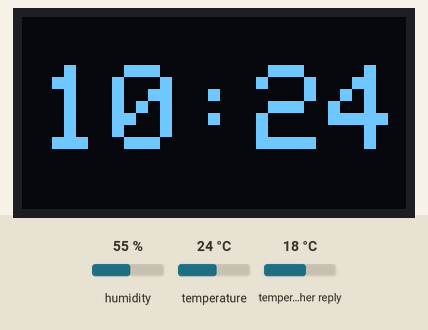
Recording of a sketch running on a simulated ESP8266 (NodeMCU). Parts: 128×64 one-colour display. Inputs (shaded band) come from the test bench; at power-on: humidity 55 %, temperature 24 °C, temperature in the weather reply 18 °C. WiFi joins after 1.5 s; servers stay silent unless stated; network time is answered at once with the bench clock; uploads are accepted with an empty reply; the local clock reads 2024-03-15 10:24:30 at power-on unless the sketch sets it; web services answer with replies made up by the test bench; what the sketch prints to the serial monitor is not drawn.

Above: at 5.3 s.
At 50.3 s:
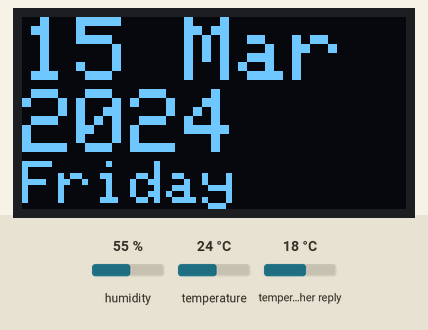
At 60.4 s:
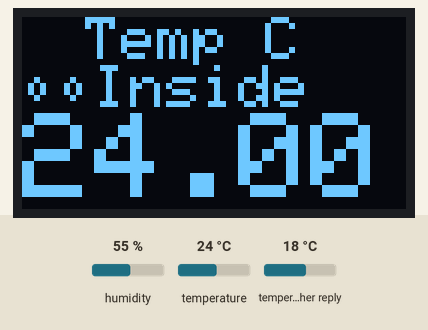
At 70.4 s:
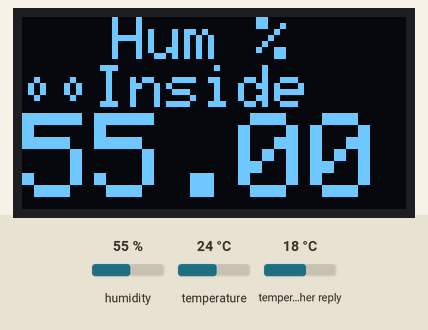
At 81.8 s:
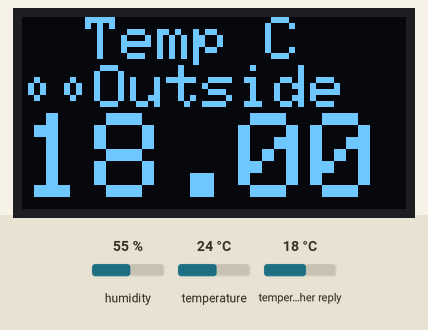
At 91.8 s:
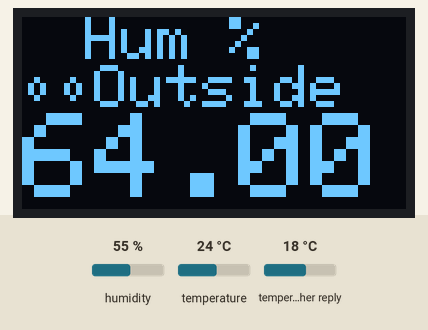

Measured:
- what the display in image 0 shows lasts 45.0 s, from 5.3 s to 50.3 s
- what the display in image 1 shows lasts 10.1 s, from 50.3 s to 60.4 s
- what the display in image 2 shows lasts 10.0 s, from 60.4 s to 70.4 s
- what the display in image 3 shows lasts 11.3 s, from 70.4 s to 81.7 s
- what the display in image 5 shows lasts 10.2 s, from 91.8 s to 102.0 s

The sketch:

oled_htu21d_nodemcu.ino
```cpp
#include <Wire.h>
#include <Adafruit_GFX.h>
#include <Adafruit_SSD1306.h>
#include "Adafruit_HTU21DF.h"
#include <ESP8266WiFi.h>
#include <NTPClient.h>
#include <WiFiUdp.h>
#include <ArduinoJson.h>
#include <ESP8266HTTPClient.h>


const char* ssid = "wifi_ssid";
const char* password = "wifi_password";

//Flask API post parameters
const char* serverAddress = "http://192.168.1.26:5000/add_data";

//flask server address, in the future i will need auth
String location = "Etimesgut";

//API GET parameters
const char* host = "api.openweathermap.org";
const char* apiKey = "OpenWeatherMapAPI_key"; // OpenWeatherMap API anahtarını buraya girin
const float lat = 39.9760; // Enlem koordinatını buraya girin -- etimesgut için girdim
const float lon = 32.6550; // Boylam koordinatını buraya girin
const char* exclude = "minutely,hourly,daily,alerts"; // Hariç tutulacak hava durumu verilerini buraya girin
const char* units = "metric";


WiFiUDP ntpUDP;
NTPClient timeClient(ntpUDP, "pool.ntp.org");

//Week Days
String weekDays[7]={"Sunday", "Monday", "Tuesday", "Wednesday", "Thursday", "Friday", "Saturday"};

//Month names
String months[12]={"Jan", "Feb", "Mar", "Apr", "May", "Jun", "Jul", "Aug", "Sep", "Oct", "Nov", "Dec"};

Adafruit_HTU21DF htu = Adafruit_HTU21DF();

#define SCREEN_WIDTH 128 // OLED display width, in pixels
#define SCREEN_HEIGHT 64 // OLED display height, in pixels

// Declaration for an SSD1306 display connected to I2C (SDA, SCL pins)
Adafruit_SSD1306 display(SCREEN_WIDTH, SCREEN_HEIGHT, &Wire, -1);

int interval = 1000; // delay time between screens

void setup() {

  Serial.begin(115200);

  if(!display.begin(SSD1306_SWITCHCAPVCC, 0x3C)) { // Address 0x3D for 128x64
    Serial.println(F("SSD1306 allocation failed"));
    for(;;);
  }

  WiFi.begin(ssid, password);
  display.clearDisplay();
  while (WiFi.status() != WL_CONNECTED) {
    display.setTextSize(2);
    display.setTextColor(WHITE);
    display.setCursor(0, 0);

    display.println("Connecting WIFI");
    display.display();
    delay(250);

  }

  display.clearDisplay();
  display.setTextSize(2);
  display.setCursor(0, 0);
  display.println("Connected");
  display.display();
  delay(1500);


  timeClient.begin();
  timeClient.setTimeOffset(3600*3); //gmt zone in second gmt +3 means 3*3600

  if (!htu.begin()) {
    Serial.println("Check circuit. HTU21D not found!");
    while (1);
  }
  delay(2000);


}

void loop() {

    // display time
  String hours_minutes = get_hours_minutes();
  display.setTextSize(4);
  display.clearDisplay();
  display.setCursor(6, 16);
  display.println(hours_minutes);
  display.display();
  delay(interval*45);

  // display date
  String day_name = get_day_name();

  int day;
  String month;
  int year;
  get_date(day, month, year);

  display.clearDisplay();
  display.setTextSize(3);
  display.setCursor(0, 0);
  display.print(day);
  display.print(" ");
  display.println(month);
  display.println(year);
  display.setTextSize(2);
  display.print(day_name);
  display.display();
  delay(interval*10);

  // read temp and hum from sensor
  float temp = htu.readTemperature();
  float hum = htu.readHumidity();

  // display temp and hum from sensor
  display.clearDisplay();
  display.setTextSize(2);
  display.setCursor(21, 0);
  display.println("Temp C");
  display.print("\t\t");
  display.println("Inside");
  display.setTextSize(4);
  display.println(temp);
  display.display();
  delay(interval*10);

  display.clearDisplay();
  display.setTextSize(2);
  display.setCursor(30, 0);
  display.println("Hum %");
  display.print("\t\t");
  display.println("Inside");
  display.setTextSize(4);
  display.println(hum);
  display.display();
  delay(interval*10);

  // display temp and hum from online source
  String outside_data = getWeatherData();

  /*
  int split_index = outside_data.indexOf("Nem:");
  String outside_temp = outside_data.substring(11, split_index - 3);
  String outside_hum = outside_data.substring(split_index + 5);
  */
  int split_index = outside_data.indexOf(" ");
  String outside_temp = outside_data.substring(0, split_index);
  String outside_hum = outside_data.substring(split_index + 1);

  display.clearDisplay();
  display.setTextSize(2);
  display.setCursor(21, 0);
  display.println("Temp C");
  display.print("\t\t");
  display.println("Outside");
  display.setTextSize(4);
  display.println(outside_temp);
  display.display();
  delay(interval*10);

  display.clearDisplay();
  display.setTextSize(2);
  display.setCursor(21, 0);
  display.println("Hum %");
  display.print("\t\t");
  display.println("Outside");
  display.setTextSize(4);
  display.println(outside_hum + ".00");
  display.display();
  delay(interval*10);

  String date = String(day) + month+ String(year); // şu formatı düzeltmek lazım.

  sendDataToServer(date, hours_minutes, temp, hum, outside_temp, outside_hum, location); // location programatically gelse cok iyi olur


}
/*
String get_hours_minutes() {
  int currentHour = timeClient.getHours();
  int currentMinute = timeClient.getMinutes();
  String timeString = "";
  if (currentHour < 10){

    timeString = "0" + String(currentHour) + ":" + String(currentMinute);
  }
  else{
    timeString = String(currentHour) + ":" + String(currentMinute);
  }
  // String timeString = "11:59";
   // Saat ve dakika değerlerini birleştir
  // https://randomnerdtutorials.com/esp8266-nodemcu-date-time-ntp-client-server-arduino/
  return timeString; // Oluşturulan saat:dakika stringini döndür
} */

String get_hours_minutes() {
  timeClient.update();
  int currentHour = timeClient.getHours();
  int currentMinute = timeClient.getMinutes();

  String hourString = (currentHour < 10) ? "0" + String(currentHour) : String(currentHour); // Saati düzelt
  String minuteString = (currentMinute < 10) ? "0" + String(currentMinute) : String(currentMinute); // Dakikayı düzelt

  String timeString = hourString + ":" + minuteString; // Saat ve dakika değerlerini birleştir

  return timeString; // Oluşturulan saat:dakika stringini döndür
}

String get_day_name(){
  timeClient.update();
  String weekDay = weekDays[timeClient.getDay()];
  return weekDay;
}

void get_date(int &day, String &month, int &year){
  timeClient.update();
  time_t epochTime = timeClient.getEpochTime();
  struct tm *ptm = gmtime ((time_t *)&epochTime);

  day = ptm->tm_mday;
  int currentMonth = ptm->tm_mon+1;
  month = months[currentMonth-1];
  year = ptm->tm_year+1900;

  // Gün ve ay bileşenlerini düzeltme
  if (day < 10) {
    // Önünde sıfır varsa kaldır
    day = day % 10;
  }
}

String getWeatherData() {
  // HTTP isteği yap
  WiFiClient client;
  const int httpPort = 80; // HTTP bağlantı noktası
  String url = "/data/2.5/weather?lat=" + String(lat) + "&lon=" + String(lon) + "&exclude=" + exclude + "&appid=" + apiKey + "&units=" + units;
  Serial.print("Requesting URL: ");
  Serial.println(url);

  if (!client.connect(host, httpPort)) {
    Serial.println("Connection failed");
    return "";
  }

  // HTTP GET isteği gönder
  client.print(String("GET ") + url + " HTTP/1.1\r\n" +
               "Host: " + host + "\r\n" +
               "Connection: close\r\n\r\n");

  // HTTP yanıtını al
  String response = "";
  while (client.connected() || client.available()) {
    if (client.available()) {
      response = client.readStringUntil('\n');
      Serial.println(response);
    }
  }

  // Bağlantıyı kapat
  client.stop();

  // JSON yanıtını ayrıştır ve "temp" ve "humidity" değerlerini al
  DynamicJsonDocument doc(1024);
  deserializeJson(doc, response);
  float temp = doc["main"]["temp"];
  int humidity = doc["main"]["humidity"];

  // Alınan değerleri bir string olarak döndür
  //return "Sıcaklık: " + String(temp) + "C, Nem: " + String(humidity) + "%";
  return String(temp) + " " + String(humidity);
}

void sendDataToServer(String date, String time, float sensor_temp, float sensor_hum, String openweather_temp, String openweather_hum, String location) {
  WiFiClient client;
  HTTPClient http;

  if (http.begin(client, serverAddress)) {
    http.addHeader("Content-Type", "application/json");

    String postData = "{\"date\":\"" + date + "\",\"time\":\"" + time + "\",\"sensor_temp\":" + String(sensor_temp) + ",\"sensor_hum\":" + String(sensor_hum) + ",\"openweather_temp\":" + String(openweather_temp) + ",\"openweather_hum\":" + String(openweather_hum) + ",\"location\":\"" + location + "\"}";

    int httpResponseCode = http.POST(postData);

    if (httpResponseCode > 0) {
      String response = http.getString();
      Serial.println("HTTP Response code: " + String(httpResponseCode));
      Serial.println("Response: " + response);
    } else {
      Serial.println("Error on HTTP request");
    }

    http.end();
  } else {
    Serial.println("Unable to connect to server");
  }
}

/*
void sendDataToServer() {
  WiFiClient client;
  HTTPClient http;

  if (http.begin(client, serverAddress)) {
    http.addHeader("Content-Type", "application/json");

    String postData = "{\"date\":\"2024-02-08\",\"time\":\"13:30:00\",\"sensor_temp\":25.8,\"sensor_hum\":49.5,\"openweather_temp\":23.0,\"openweather_hum\":45.2,\"location\":\"Bayburt\"}";

    int httpResponseCode = http.POST(postData);

    if (httpResponseCode > 0) {
      String response = http.getString();
      Serial.println("HTTP Response code: " + String(httpResponseCode));
      Serial.println("Response: " + response);
    } else {
      Serial.println("Error on HTTP request");
    }

    http.end();
  } else {
    Serial.println("Unable to connect to server");
  }
}
*/
```
